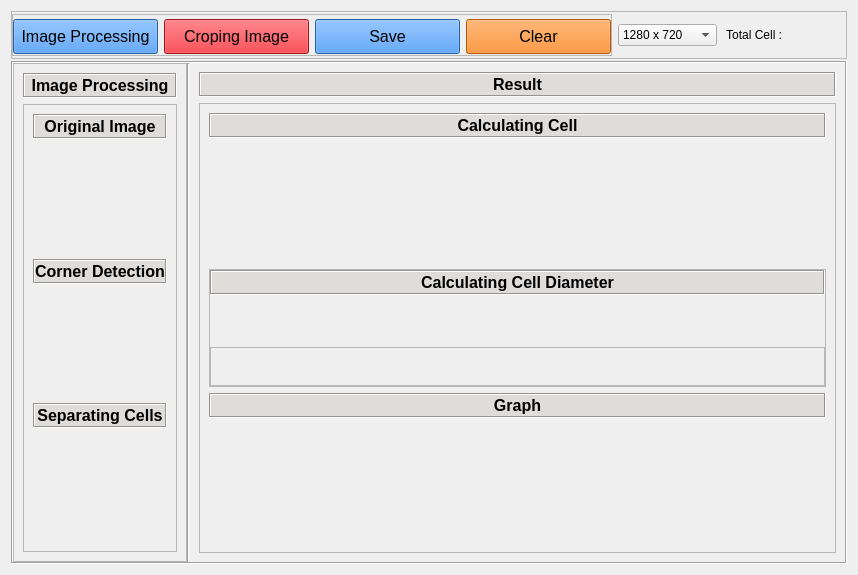
<?xml version="1.0" encoding="UTF-8"?>
<ui version="4.0">
 <class>Form</class>
 <widget class="QWidget" name="Form">
  <property name="geometry">
   <rect>
    <x>0</x>
    <y>0</y>
    <width>858</width>
    <height>575</height>
   </rect>
  </property>
  <property name="windowTitle">
   <string>Form</string>
  </property>
  <property name="styleSheet">
   <string notr="true"/>
  </property>
  <layout class="QVBoxLayout" name="verticalLayout">
   <item>
    <widget class="QFrame" name="frame_4">
     <property name="styleSheet">
      <string notr="true"/>
     </property>
     <property name="frameShape">
      <enum>QFrame::NoFrame</enum>
     </property>
     <property name="frameShadow">
      <enum>QFrame::Raised</enum>
     </property>
     <layout class="QVBoxLayout" name="verticalLayout_7">
      <property name="spacing">
       <number>0</number>
      </property>
      <property name="leftMargin">
       <number>0</number>
      </property>
      <property name="topMargin">
       <number>0</number>
      </property>
      <property name="rightMargin">
       <number>0</number>
      </property>
      <property name="bottomMargin">
       <number>0</number>
      </property>
      <item>
       <widget class="QFrame" name="frame_11">
        <property name="maximumSize">
         <size>
          <width>16777215</width>
          <height>50</height>
         </size>
        </property>
        <property name="frameShape">
         <enum>QFrame::NoFrame</enum>
        </property>
        <property name="frameShadow">
         <enum>QFrame::Raised</enum>
        </property>
        <layout class="QHBoxLayout" name="horizontalLayout_2">
         <property name="spacing">
          <number>0</number>
         </property>
         <property name="leftMargin">
          <number>0</number>
         </property>
         <property name="topMargin">
          <number>0</number>
         </property>
         <property name="rightMargin">
          <number>0</number>
         </property>
         <property name="bottomMargin">
          <number>2</number>
         </property>
         <item>
          <widget class="QFrame" name="frame_12">
           <property name="frameShape">
            <enum>QFrame::StyledPanel</enum>
           </property>
           <property name="frameShadow">
            <enum>QFrame::Raised</enum>
           </property>
           <layout class="QHBoxLayout" name="horizontalLayout_3">
            <property name="leftMargin">
             <number>0</number>
            </property>
            <property name="topMargin">
             <number>2</number>
            </property>
            <property name="bottomMargin">
             <number>2</number>
            </property>
            <item>
             <widget class="QFrame" name="frame_9">
              <property name="minimumSize">
               <size>
                <width>600</width>
                <height>0</height>
               </size>
              </property>
              <property name="frameShape">
               <enum>QFrame::StyledPanel</enum>
              </property>
              <property name="frameShadow">
               <enum>QFrame::Raised</enum>
              </property>
              <layout class="QHBoxLayout" name="horizontalLayout_4">
               <property name="spacing">
                <number>6</number>
               </property>
               <property name="leftMargin">
                <number>0</number>
               </property>
               <property name="topMargin">
                <number>0</number>
               </property>
               <property name="rightMargin">
                <number>0</number>
               </property>
               <property name="bottomMargin">
                <number>0</number>
               </property>
               <item>
                <widget class="QPushButton" name="btn_load">
                 <property name="minimumSize">
                  <size>
                   <width>0</width>
                   <height>35</height>
                  </size>
                 </property>
                 <property name="maximumSize">
                  <size>
                   <width>16777215</width>
                   <height>32</height>
                  </size>
                 </property>
                 <property name="font">
                  <font>
                   <pointsize>12</pointsize>
                   <weight>50</weight>
                   <bold>false</bold>
                  </font>
                 </property>
                 <property name="styleSheet">
                  <string notr="true">background-color: rgb(53, 132, 228);</string>
                 </property>
                 <property name="text">
                  <string>Image Processing</string>
                 </property>
                </widget>
               </item>
               <item>
                <widget class="QPushButton" name="btn_crop">
                 <property name="minimumSize">
                  <size>
                   <width>0</width>
                   <height>35</height>
                  </size>
                 </property>
                 <property name="maximumSize">
                  <size>
                   <width>16777215</width>
                   <height>32</height>
                  </size>
                 </property>
                 <property name="font">
                  <font>
                   <pointsize>12</pointsize>
                  </font>
                 </property>
                 <property name="styleSheet">
                  <string notr="true">QPushButton {
	background-color: rgb(224, 27, 36);
}

QPushButton#btn_crop:hover {
	background-color: rgb(53, 132, 228);
}</string>
                 </property>
                 <property name="text">
                  <string>Croping Image</string>
                 </property>
                </widget>
               </item>
               <item>
                <widget class="QPushButton" name="btn_save">
                 <property name="minimumSize">
                  <size>
                   <width>0</width>
                   <height>35</height>
                  </size>
                 </property>
                 <property name="maximumSize">
                  <size>
                   <width>16777215</width>
                   <height>32</height>
                  </size>
                 </property>
                 <property name="font">
                  <font>
                   <pointsize>12</pointsize>
                  </font>
                 </property>
                 <property name="styleSheet">
                  <string notr="true">background-color: rgb(53, 132, 228);</string>
                 </property>
                 <property name="text">
                  <string>Save</string>
                 </property>
                </widget>
               </item>
               <item>
                <widget class="QPushButton" name="btn_clear">
                 <property name="minimumSize">
                  <size>
                   <width>0</width>
                   <height>35</height>
                  </size>
                 </property>
                 <property name="maximumSize">
                  <size>
                   <width>16777215</width>
                   <height>32</height>
                  </size>
                 </property>
                 <property name="font">
                  <font>
                   <pointsize>12</pointsize>
                  </font>
                 </property>
                 <property name="styleSheet">
                  <string notr="true">background-color: rgb(255, 120, 0);</string>
                 </property>
                 <property name="text">
                  <string>Clear</string>
                 </property>
                </widget>
               </item>
              </layout>
             </widget>
            </item>
            <item>
             <widget class="QComboBox" name="comboBox">
              <item>
               <property name="text">
                <string>1280 x 720</string>
               </property>
              </item>
              <item>
               <property name="text">
                <string>1920 × 1080</string>
               </property>
              </item>
              <item>
               <property name="text">
                <string>2560 × 1440</string>
               </property>
              </item>
             </widget>
            </item>
            <item>
             <widget class="QLabel" name="totalCell">
              <property name="text">
               <string> Total Cell : </string>
              </property>
             </widget>
            </item>
            <item>
             <spacer name="horizontalSpacer">
              <property name="orientation">
               <enum>Qt::Horizontal</enum>
              </property>
              <property name="sizeHint" stdset="0">
               <size>
                <width>469</width>
                <height>20</height>
               </size>
              </property>
             </spacer>
            </item>
           </layout>
          </widget>
         </item>
        </layout>
       </widget>
      </item>
      <item>
       <widget class="QFrame" name="frame_2">
        <property name="frameShape">
         <enum>QFrame::Box</enum>
        </property>
        <property name="frameShadow">
         <enum>QFrame::Sunken</enum>
        </property>
        <layout class="QHBoxLayout" name="horizontalLayout">
         <property name="spacing">
          <number>0</number>
         </property>
         <property name="leftMargin">
          <number>0</number>
         </property>
         <property name="topMargin">
          <number>0</number>
         </property>
         <property name="rightMargin">
          <number>0</number>
         </property>
         <property name="bottomMargin">
          <number>0</number>
         </property>
         <item>
          <widget class="QFrame" name="frame_7">
           <property name="frameShape">
            <enum>QFrame::StyledPanel</enum>
           </property>
           <property name="frameShadow">
            <enum>QFrame::Raised</enum>
           </property>
           <layout class="QVBoxLayout" name="verticalLayout_6">
            <item>
             <widget class="QLabel" name="label_9">
              <property name="minimumSize">
               <size>
                <width>0</width>
                <height>25</height>
               </size>
              </property>
              <property name="maximumSize">
               <size>
                <width>16777215</width>
                <height>25</height>
               </size>
              </property>
              <property name="font">
               <font>
                <pointsize>12</pointsize>
                <weight>75</weight>
                <bold>true</bold>
               </font>
              </property>
              <property name="styleSheet">
               <string notr="true">background-color: rgb(222, 221, 218);
</string>
              </property>
              <property name="frameShape">
               <enum>QFrame::Box</enum>
              </property>
              <property name="frameShadow">
               <enum>QFrame::Sunken</enum>
              </property>
              <property name="text">
               <string>Image Processing</string>
              </property>
              <property name="alignment">
               <set>Qt::AlignCenter</set>
              </property>
             </widget>
            </item>
            <item>
             <widget class="QFrame" name="frame_8">
              <property name="frameShape">
               <enum>QFrame::StyledPanel</enum>
              </property>
              <property name="frameShadow">
               <enum>QFrame::Raised</enum>
              </property>
              <layout class="QHBoxLayout" name="horizontalLayout_5">
               <property name="spacing">
                <number>0</number>
               </property>
               <property name="leftMargin">
                <number>0</number>
               </property>
               <property name="topMargin">
                <number>0</number>
               </property>
               <property name="rightMargin">
                <number>0</number>
               </property>
               <property name="bottomMargin">
                <number>0</number>
               </property>
               <item>
                <widget class="QFrame" name="frame">
                 <property name="frameShape">
                  <enum>QFrame::NoFrame</enum>
                 </property>
                 <property name="frameShadow">
                  <enum>QFrame::Raised</enum>
                 </property>
                 <layout class="QVBoxLayout" name="verticalLayout_2">
                  <item>
                   <widget class="QLabel" name="label_2">
                    <property name="minimumSize">
                     <size>
                      <width>0</width>
                      <height>25</height>
                     </size>
                    </property>
                    <property name="maximumSize">
                     <size>
                      <width>16777215</width>
                      <height>25</height>
                     </size>
                    </property>
                    <property name="font">
                     <font>
                      <pointsize>12</pointsize>
                      <weight>75</weight>
                      <bold>true</bold>
                     </font>
                    </property>
                    <property name="styleSheet">
                     <string notr="true">background-color: rgb(222, 221, 218);</string>
                    </property>
                    <property name="frameShape">
                     <enum>QFrame::Box</enum>
                    </property>
                    <property name="frameShadow">
                     <enum>QFrame::Sunken</enum>
                    </property>
                    <property name="text">
                     <string>Original Image</string>
                    </property>
                    <property name="alignment">
                     <set>Qt::AlignCenter</set>
                    </property>
                   </widget>
                  </item>
                  <item>
                   <widget class="QLabel" name="img_ori">
                    <property name="text">
                     <string/>
                    </property>
                   </widget>
                  </item>
                  <item>
                   <widget class="QLabel" name="label_5">
                    <property name="minimumSize">
                     <size>
                      <width>0</width>
                      <height>25</height>
                     </size>
                    </property>
                    <property name="maximumSize">
                     <size>
                      <width>16777215</width>
                      <height>25</height>
                     </size>
                    </property>
                    <property name="font">
                     <font>
                      <pointsize>12</pointsize>
                      <weight>75</weight>
                      <bold>true</bold>
                     </font>
                    </property>
                    <property name="styleSheet">
                     <string notr="true">background-color: rgb(222, 221, 218);</string>
                    </property>
                    <property name="frameShape">
                     <enum>QFrame::Box</enum>
                    </property>
                    <property name="frameShadow">
                     <enum>QFrame::Sunken</enum>
                    </property>
                    <property name="text">
                     <string>Corner Detection</string>
                    </property>
                    <property name="alignment">
                     <set>Qt::AlignCenter</set>
                    </property>
                   </widget>
                  </item>
                  <item>
                   <widget class="QLabel" name="img_canny">
                    <property name="text">
                     <string/>
                    </property>
                   </widget>
                  </item>
                  <item>
                   <widget class="QLabel" name="label_4">
                    <property name="minimumSize">
                     <size>
                      <width>0</width>
                      <height>25</height>
                     </size>
                    </property>
                    <property name="maximumSize">
                     <size>
                      <width>16777215</width>
                      <height>25</height>
                     </size>
                    </property>
                    <property name="font">
                     <font>
                      <pointsize>12</pointsize>
                      <weight>75</weight>
                      <bold>true</bold>
                     </font>
                    </property>
                    <property name="styleSheet">
                     <string notr="true">background-color: rgb(222, 221, 218);</string>
                    </property>
                    <property name="frameShape">
                     <enum>QFrame::Box</enum>
                    </property>
                    <property name="frameShadow">
                     <enum>QFrame::Sunken</enum>
                    </property>
                    <property name="text">
                     <string>Separating Cells</string>
                    </property>
                    <property name="alignment">
                     <set>Qt::AlignCenter</set>
                    </property>
                   </widget>
                  </item>
                  <item>
                   <widget class="QLabel" name="img_dist">
                    <property name="text">
                     <string/>
                    </property>
                   </widget>
                  </item>
                 </layout>
                </widget>
               </item>
              </layout>
             </widget>
            </item>
           </layout>
          </widget>
         </item>
         <item>
          <widget class="Line" name="line">
           <property name="orientation">
            <enum>Qt::Vertical</enum>
           </property>
          </widget>
         </item>
         <item>
          <widget class="QFrame" name="frame_3">
           <property name="frameShape">
            <enum>QFrame::NoFrame</enum>
           </property>
           <property name="frameShadow">
            <enum>QFrame::Raised</enum>
           </property>
           <layout class="QVBoxLayout" name="verticalLayout_4">
            <item>
             <widget class="QLabel" name="label_3">
              <property name="minimumSize">
               <size>
                <width>0</width>
                <height>25</height>
               </size>
              </property>
              <property name="maximumSize">
               <size>
                <width>16777215</width>
                <height>25</height>
               </size>
              </property>
              <property name="font">
               <font>
                <pointsize>12</pointsize>
                <weight>75</weight>
                <bold>true</bold>
               </font>
              </property>
              <property name="styleSheet">
               <string notr="true">background-color: rgb(222, 221, 218);</string>
              </property>
              <property name="frameShape">
               <enum>QFrame::Box</enum>
              </property>
              <property name="frameShadow">
               <enum>QFrame::Sunken</enum>
              </property>
              <property name="text">
               <string>Result</string>
              </property>
              <property name="alignment">
               <set>Qt::AlignCenter</set>
              </property>
             </widget>
            </item>
            <item>
             <widget class="QFrame" name="frame_5">
              <property name="frameShape">
               <enum>QFrame::StyledPanel</enum>
              </property>
              <property name="frameShadow">
               <enum>QFrame::Raised</enum>
              </property>
              <layout class="QVBoxLayout" name="verticalLayout_5">
               <item>
                <widget class="QLabel" name="label_6">
                 <property name="maximumSize">
                  <size>
                   <width>16777215</width>
                   <height>25</height>
                  </size>
                 </property>
                 <property name="font">
                  <font>
                   <pointsize>12</pointsize>
                   <weight>75</weight>
                   <bold>true</bold>
                  </font>
                 </property>
                 <property name="styleSheet">
                  <string notr="true">background-color: rgb(222, 221, 218);</string>
                 </property>
                 <property name="frameShape">
                  <enum>QFrame::Box</enum>
                 </property>
                 <property name="frameShadow">
                  <enum>QFrame::Sunken</enum>
                 </property>
                 <property name="text">
                  <string>Calculating Cell</string>
                 </property>
                 <property name="alignment">
                  <set>Qt::AlignCenter</set>
                 </property>
                </widget>
               </item>
               <item>
                <widget class="QLabel" name="img_morp">
                 <property name="text">
                  <string/>
                 </property>
                </widget>
               </item>
               <item>
                <widget class="QFrame" name="frame_10">
                 <property name="frameShape">
                  <enum>QFrame::StyledPanel</enum>
                 </property>
                 <property name="frameShadow">
                  <enum>QFrame::Raised</enum>
                 </property>
                 <layout class="QVBoxLayout" name="verticalLayout_8">
                  <property name="leftMargin">
                   <number>0</number>
                  </property>
                  <property name="topMargin">
                   <number>0</number>
                  </property>
                  <property name="rightMargin">
                   <number>0</number>
                  </property>
                  <property name="bottomMargin">
                   <number>0</number>
                  </property>
                  <item>
                   <widget class="QLabel" name="label">
                    <property name="minimumSize">
                     <size>
                      <width>0</width>
                      <height>25</height>
                     </size>
                    </property>
                    <property name="maximumSize">
                     <size>
                      <width>16777215</width>
                      <height>25</height>
                     </size>
                    </property>
                    <property name="font">
                     <font>
                      <pointsize>12</pointsize>
                      <weight>75</weight>
                      <bold>true</bold>
                     </font>
                    </property>
                    <property name="styleSheet">
                     <string notr="true">background-color: rgb(222, 221, 218);</string>
                    </property>
                    <property name="frameShape">
                     <enum>QFrame::Box</enum>
                    </property>
                    <property name="frameShadow">
                     <enum>QFrame::Sunken</enum>
                    </property>
                    <property name="text">
                     <string>Calculating Cell Diameter</string>
                    </property>
                    <property name="alignment">
                     <set>Qt::AlignCenter</set>
                    </property>
                   </widget>
                  </item>
                  <item>
                   <widget class="QLabel" name="img_label">
                    <property name="text">
                     <string/>
                    </property>
                   </widget>
                  </item>
                  <item>
                   <widget class="QFrame" name="frame_crop">
                    <property name="inputMethodHints">
                     <set>Qt::ImhNone</set>
                    </property>
                    <property name="frameShape">
                     <enum>QFrame::StyledPanel</enum>
                    </property>
                    <property name="frameShadow">
                     <enum>QFrame::Raised</enum>
                    </property>
                    <layout class="QHBoxLayout" name="horizontalLayout_6">
                     <property name="spacing">
                      <number>0</number>
                     </property>
                     <property name="leftMargin">
                      <number>0</number>
                     </property>
                     <property name="topMargin">
                      <number>0</number>
                     </property>
                     <property name="rightMargin">
                      <number>0</number>
                     </property>
                     <property name="bottomMargin">
                      <number>0</number>
                     </property>
                     <item>
                      <spacer name="horizontalSpacer_2">
                       <property name="orientation">
                        <enum>Qt::Horizontal</enum>
                       </property>
                       <property name="sizeHint" stdset="0">
                        <size>
                         <width>40</width>
                         <height>20</height>
                        </size>
                       </property>
                      </spacer>
                     </item>
                     <item>
                      <widget class="QLabel" name="img_result">
                       <property name="text">
                        <string/>
                       </property>
                       <property name="alignment">
                        <set>Qt::AlignCenter</set>
                       </property>
                      </widget>
                     </item>
                     <item>
                      <spacer name="horizontalSpacer_3">
                       <property name="orientation">
                        <enum>Qt::Horizontal</enum>
                       </property>
                       <property name="sizeHint" stdset="0">
                        <size>
                         <width>40</width>
                         <height>20</height>
                        </size>
                       </property>
                      </spacer>
                     </item>
                    </layout>
                   </widget>
                  </item>
                 </layout>
                </widget>
               </item>
               <item>
                <widget class="QLabel" name="label_7">
                 <property name="minimumSize">
                  <size>
                   <width>0</width>
                   <height>25</height>
                  </size>
                 </property>
                 <property name="maximumSize">
                  <size>
                   <width>16777215</width>
                   <height>25</height>
                  </size>
                 </property>
                 <property name="font">
                  <font>
                   <pointsize>12</pointsize>
                   <weight>75</weight>
                   <bold>true</bold>
                  </font>
                 </property>
                 <property name="styleSheet">
                  <string notr="true">background-color: rgb(222, 221, 218);</string>
                 </property>
                 <property name="frameShape">
                  <enum>QFrame::Box</enum>
                 </property>
                 <property name="frameShadow">
                  <enum>QFrame::Sunken</enum>
                 </property>
                 <property name="text">
                  <string>Graph</string>
                 </property>
                 <property name="alignment">
                  <set>Qt::AlignCenter</set>
                 </property>
                </widget>
               </item>
               <item>
                <widget class="QLabel" name="img_grafik">
                 <property name="text">
                  <string/>
                 </property>
                </widget>
               </item>
              </layout>
             </widget>
            </item>
           </layout>
          </widget>
         </item>
        </layout>
       </widget>
      </item>
     </layout>
    </widget>
   </item>
  </layout>
 </widget>
 <resources/>
 <connections/>
</ui>
